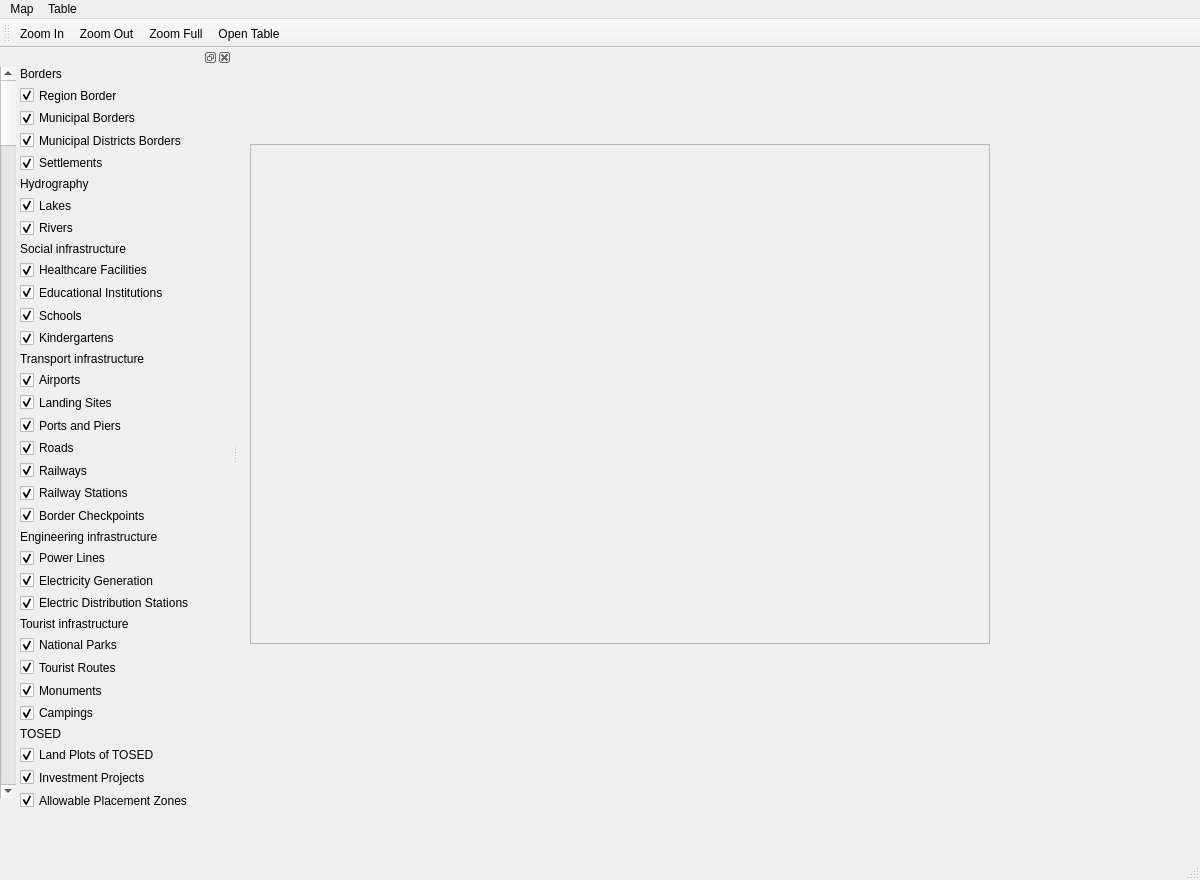
<?xml version="1.0" encoding="UTF-8"?>
<ui version="4.0">
 <class>MainWindow</class>
 <widget class="QMainWindow" name="MainWindow">
  <property name="geometry">
   <rect>
    <x>0</x>
    <y>0</y>
    <width>1200</width>
    <height>880</height>
   </rect>
  </property>
  <property name="windowTitle">
   <string>MainWindow</string>
  </property>
  <widget class="QWidget" name="centralwidget">
   <widget class="QFrame" name="frame">
    <property name="geometry">
     <rect>
      <x>12</x>
      <y>96</y>
      <width>740</width>
      <height>500</height>
     </rect>
    </property>
    <property name="maximumSize">
     <size>
      <width>801</width>
      <height>500</height>
     </size>
    </property>
    <property name="mouseTracking">
     <bool>false</bool>
    </property>
    <property name="frameShape">
     <enum>QFrame::StyledPanel</enum>
    </property>
    <property name="frameShadow">
     <enum>QFrame::Raised</enum>
    </property>
   </widget>
  </widget>
  <widget class="QMenuBar" name="menubar">
   <property name="geometry">
    <rect>
     <x>0</x>
     <y>0</y>
     <width>1200</width>
     <height>37</height>
    </rect>
   </property>
   <widget class="QMenu" name="menuMap">
    <property name="title">
     <string>Map</string>
    </property>
    <addaction name="actionZoomIn"/>
    <addaction name="actionZoomOut"/>
    <addaction name="actionZoomFullExtent"/>
    <addaction name="actionQuit"/>
   </widget>
   <widget class="QMenu" name="menuTable">
    <property name="title">
     <string>Table</string>
    </property>
    <addaction name="actionOpenTable"/>
   </widget>
   <addaction name="menuMap"/>
   <addaction name="menuTable"/>
  </widget>
  <widget class="QToolBar" name="toolBar">
   <property name="windowTitle">
    <string>toolBar</string>
   </property>
   <attribute name="toolBarArea">
    <enum>TopToolBarArea</enum>
   </attribute>
   <attribute name="toolBarBreak">
    <bool>false</bool>
   </attribute>
   <addaction name="actionZoomIn"/>
   <addaction name="actionZoomOut"/>
   <addaction name="actionZoomFullExtent"/>
   <addaction name="actionOpenTable"/>
  </widget>
  <widget class="QStatusBar" name="statusBar"/>
  <widget class="QDockWidget" name="dockWidget">
   <property name="enabled">
    <bool>true</bool>
   </property>
   <property name="minimumSize">
    <size>
     <width>232</width>
     <height>772</height>
    </size>
   </property>
   <property name="mouseTracking">
    <bool>true</bool>
   </property>
   <property name="autoFillBackground">
    <bool>true</bool>
   </property>
   <property name="floating">
    <bool>false</bool>
   </property>
   <property name="features">
    <set>QDockWidget::DockWidgetClosable|QDockWidget::DockWidgetFloatable|QDockWidget::DockWidgetMovable</set>
   </property>
   <attribute name="dockWidgetArea">
    <number>1</number>
   </attribute>
   <widget class="QWidget" name="dockWidgetContents">
    <widget class="QScrollBar" name="verticalScrollBar">
     <property name="geometry">
      <rect>
       <x>0</x>
       <y>0</y>
       <width>16</width>
       <height>731</height>
      </rect>
     </property>
     <property name="sizePolicy">
      <sizepolicy hsizetype="Expanding" vsizetype="MinimumExpanding">
       <horstretch>0</horstretch>
       <verstretch>0</verstretch>
      </sizepolicy>
     </property>
     <property name="minimumSize">
      <size>
       <width>16</width>
       <height>731</height>
      </size>
     </property>
     <property name="orientation">
      <enum>Qt::Vertical</enum>
     </property>
     <property name="invertedAppearance">
      <bool>false</bool>
     </property>
    </widget>
    <widget class="QWidget" name="layoutWidget">
     <property name="geometry">
      <rect>
       <x>20</x>
       <y>0</y>
       <width>195</width>
       <height>744</height>
      </rect>
     </property>
     <layout class="QGridLayout" name="gridLayout">
      <item row="0" column="0">
       <widget class="QLabel" name="labelBorders">
        <property name="text">
         <string>Borders</string>
        </property>
       </widget>
      </item>
      <item row="1" column="0">
       <widget class="QCheckBox" name="checkBoxBordersRegion">
        <property name="text">
         <string>Region Border</string>
        </property>
        <property name="checked">
         <bool>true</bool>
        </property>
       </widget>
      </item>
      <item row="2" column="0">
       <widget class="QCheckBox" name="checkBoxMunicipalBorders">
        <property name="text">
         <string>Municipal Borders</string>
        </property>
        <property name="checked">
         <bool>true</bool>
        </property>
       </widget>
      </item>
      <item row="3" column="0">
       <widget class="QCheckBox" name="checkBoxMunicipalDistrictsBorders">
        <property name="text">
         <string>Municipal Districts Borders</string>
        </property>
        <property name="checked">
         <bool>true</bool>
        </property>
       </widget>
      </item>
      <item row="4" column="0">
       <widget class="QCheckBox" name="checkBoxSettlementsBorders">
        <property name="text">
         <string>Settlements</string>
        </property>
        <property name="checked">
         <bool>true</bool>
        </property>
       </widget>
      </item>
      <item row="5" column="0">
       <widget class="QLabel" name="labelHydrography">
        <property name="text">
         <string>Hydrography</string>
        </property>
       </widget>
      </item>
      <item row="6" column="0">
       <widget class="QCheckBox" name="checkBoxLakes">
        <property name="text">
         <string>Lakes</string>
        </property>
        <property name="checked">
         <bool>true</bool>
        </property>
       </widget>
      </item>
      <item row="7" column="0">
       <widget class="QCheckBox" name="checkBoxRivers">
        <property name="text">
         <string>Rivers</string>
        </property>
        <property name="checked">
         <bool>true</bool>
        </property>
       </widget>
      </item>
      <item row="8" column="0">
       <widget class="QLabel" name="labelSocialInfrastructure">
        <property name="text">
         <string>Social infrastructure</string>
        </property>
       </widget>
      </item>
      <item row="9" column="0">
       <widget class="QCheckBox" name="checkBoxHealthcareFacilities">
        <property name="text">
         <string>Healthcare Facilities</string>
        </property>
        <property name="checked">
         <bool>true</bool>
        </property>
       </widget>
      </item>
      <item row="10" column="0">
       <widget class="QCheckBox" name="checkBoxEducationalInstitutions">
        <property name="text">
         <string>Educational Institutions</string>
        </property>
        <property name="checked">
         <bool>true</bool>
        </property>
       </widget>
      </item>
      <item row="11" column="0">
       <widget class="QCheckBox" name="checkBoxSchools">
        <property name="text">
         <string>Schools</string>
        </property>
        <property name="checked">
         <bool>true</bool>
        </property>
       </widget>
      </item>
      <item row="12" column="0">
       <widget class="QCheckBox" name="checkBoxKindergartens">
        <property name="text">
         <string>Kindergartens</string>
        </property>
        <property name="checked">
         <bool>true</bool>
        </property>
       </widget>
      </item>
      <item row="13" column="0">
       <widget class="QLabel" name="labelTransportInfrastructure">
        <property name="text">
         <string>Transport infrastructure</string>
        </property>
       </widget>
      </item>
      <item row="14" column="0">
       <widget class="QCheckBox" name="checkBoxAirports">
        <property name="text">
         <string>Airports</string>
        </property>
        <property name="checked">
         <bool>true</bool>
        </property>
       </widget>
      </item>
      <item row="15" column="0">
       <widget class="QCheckBox" name="checkBoxLandingSites">
        <property name="text">
         <string>Landing Sites</string>
        </property>
        <property name="checked">
         <bool>true</bool>
        </property>
       </widget>
      </item>
      <item row="16" column="0">
       <widget class="QCheckBox" name="checkBoxPortsPiers">
        <property name="text">
         <string>Ports and Piers</string>
        </property>
        <property name="checked">
         <bool>true</bool>
        </property>
       </widget>
      </item>
      <item row="17" column="0">
       <widget class="QCheckBox" name="checkBoxRoads">
        <property name="text">
         <string>Roads</string>
        </property>
        <property name="checked">
         <bool>true</bool>
        </property>
       </widget>
      </item>
      <item row="18" column="0">
       <widget class="QCheckBox" name="checkBoxRailways">
        <property name="text">
         <string>Railways</string>
        </property>
        <property name="checked">
         <bool>true</bool>
        </property>
       </widget>
      </item>
      <item row="19" column="0">
       <widget class="QCheckBox" name="checkBoxRailwayStations">
        <property name="text">
         <string>Railway Stations</string>
        </property>
        <property name="checked">
         <bool>true</bool>
        </property>
       </widget>
      </item>
      <item row="20" column="0">
       <widget class="QCheckBox" name="checkBoxBorderCheckpoints">
        <property name="text">
         <string>Border Checkpoints</string>
        </property>
        <property name="checked">
         <bool>true</bool>
        </property>
       </widget>
      </item>
      <item row="21" column="0">
       <widget class="QLabel" name="labelEngineering">
        <property name="text">
         <string>Engineering infrastructure</string>
        </property>
       </widget>
      </item>
      <item row="22" column="0">
       <widget class="QCheckBox" name="checkBoxPowerLines">
        <property name="text">
         <string>Power Lines</string>
        </property>
        <property name="checked">
         <bool>true</bool>
        </property>
       </widget>
      </item>
      <item row="23" column="0">
       <widget class="QCheckBox" name="checkBoxElectricityGeneration">
        <property name="text">
         <string>Electricity Generation</string>
        </property>
        <property name="checked">
         <bool>true</bool>
        </property>
       </widget>
      </item>
      <item row="24" column="0">
       <widget class="QCheckBox" name="checkBoxElectricDistributionSubstations">
        <property name="text">
         <string>Electric Distribution Stations</string>
        </property>
        <property name="checked">
         <bool>true</bool>
        </property>
       </widget>
      </item>
      <item row="25" column="0">
       <widget class="QLabel" name="labelTourist">
        <property name="text">
         <string>Tourist infrastructure</string>
        </property>
       </widget>
      </item>
      <item row="26" column="0">
       <widget class="QCheckBox" name="checkBoxNationalParksBorders">
        <property name="text">
         <string>National Parks</string>
        </property>
        <property name="checked">
         <bool>true</bool>
        </property>
       </widget>
      </item>
      <item row="27" column="0">
       <widget class="QCheckBox" name="checkBoxTouristRoutes">
        <property name="text">
         <string>Tourist Routes</string>
        </property>
        <property name="checked">
         <bool>true</bool>
        </property>
       </widget>
      </item>
      <item row="28" column="0">
       <widget class="QCheckBox" name="checkBoxMonuments">
        <property name="text">
         <string>Monuments</string>
        </property>
        <property name="checked">
         <bool>true</bool>
        </property>
       </widget>
      </item>
      <item row="29" column="0">
       <widget class="QCheckBox" name="checkBoxCampings">
        <property name="text">
         <string>Campings</string>
        </property>
        <property name="checked">
         <bool>true</bool>
        </property>
       </widget>
      </item>
      <item row="30" column="0">
       <widget class="QLabel" name="labelTOSED">
        <property name="text">
         <string>TOSED</string>
        </property>
       </widget>
      </item>
      <item row="31" column="0">
       <widget class="QCheckBox" name="checkBoxLandPlotsOfTOSED">
        <property name="text">
         <string>Land Plots of TOSED</string>
        </property>
        <property name="checked">
         <bool>true</bool>
        </property>
       </widget>
      </item>
      <item row="32" column="0">
       <widget class="QCheckBox" name="checkBoxInvestmentProjects">
        <property name="text">
         <string>Investment Projects</string>
        </property>
        <property name="checked">
         <bool>true</bool>
        </property>
       </widget>
      </item>
      <item row="33" column="0">
       <widget class="QCheckBox" name="checkBoxAllowablePlacementZones">
        <property name="text">
         <string>Allowable Placement Zones</string>
        </property>
        <property name="checked">
         <bool>true</bool>
        </property>
       </widget>
      </item>
     </layout>
    </widget>
   </widget>
  </widget>
  <action name="actionZoomIn">
   <property name="icon">
    <iconset resource="resources.qrc">
     <normaloff>:/icons/icons/zoom-in.png</normaloff>:/icons/icons/zoom-in.png</iconset>
   </property>
   <property name="text">
    <string>Zoom In</string>
   </property>
  </action>
  <action name="actionZoomOut">
   <property name="icon">
    <iconset resource="resources.qrc">
     <normaloff>:/icons/icons/zoom-out.png</normaloff>:/icons/icons/zoom-out.png</iconset>
   </property>
   <property name="text">
    <string>Zoom Out</string>
   </property>
  </action>
  <action name="actionZoomFullExtent">
   <property name="icon">
    <iconset resource="resources.qrc">
     <normaloff>:/icons/icons/zoom-region.png</normaloff>:/icons/icons/zoom-region.png</iconset>
   </property>
   <property name="text">
    <string>Zoom Full</string>
   </property>
  </action>
  <action name="actionQuit">
   <property name="icon">
    <iconset resource="resources.qrc">
     <normaloff>:/icons/icons/cross.jpeg</normaloff>:/icons/icons/cross.jpeg</iconset>
   </property>
   <property name="text">
    <string>Quit</string>
   </property>
  </action>
  <action name="actionOpenTable">
   <property name="icon">
    <iconset resource="resources.qrc">
     <normaloff>:/icons/icons/table.png</normaloff>:/icons/icons/table.png</iconset>
   </property>
   <property name="text">
    <string>Open Table</string>
   </property>
  </action>
 </widget>
 <resources>
  <include location="resources.qrc"/>
 </resources>
 <connections/>
</ui>
